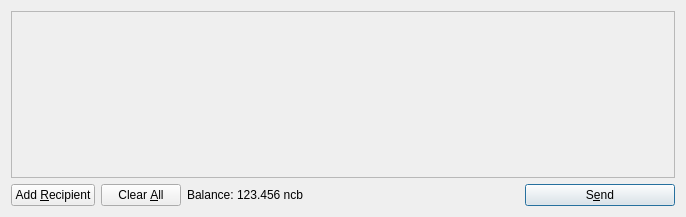
<?xml version="1.0" encoding="UTF-8"?>
<ui version="4.0">
 <class>SendCoinsDialog</class>
 <widget class="QDialog" name="SendCoinsDialog">
  <property name="geometry">
   <rect>
    <x>0</x>
    <y>0</y>
    <width>686</width>
    <height>217</height>
   </rect>
  </property>
  <property name="windowTitle">
   <string>Send Coins</string>
  </property>
  <layout class="QVBoxLayout" name="verticalLayout">
   <item>
    <widget class="QScrollArea" name="scrollArea">
     <property name="widgetResizable">
      <bool>true</bool>
     </property>
     <widget class="QWidget" name="scrollAreaWidgetContents">
      <property name="geometry">
       <rect>
        <x>0</x>
        <y>0</y>
        <width>666</width>
        <height>165</height>
       </rect>
      </property>
      <layout class="QVBoxLayout" name="verticalLayout_2">
       <property name="margin">
        <number>0</number>
       </property>
       <item>
        <layout class="QVBoxLayout" name="entries">
         <property name="spacing">
          <number>6</number>
         </property>
        </layout>
       </item>
       <item>
        <spacer name="verticalSpacer">
         <property name="orientation">
          <enum>Qt::Vertical</enum>
         </property>
         <property name="sizeHint" stdset="0">
          <size>
           <width>20</width>
           <height>40</height>
          </size>
         </property>
        </spacer>
       </item>
      </layout>
     </widget>
    </widget>
   </item>
   <item>
    <layout class="QHBoxLayout" name="horizontalLayout">
     <item>
      <widget class="QPushButton" name="addButton">
       <property name="toolTip">
        <string>Send to multiple recipients at once</string>
       </property>
       <property name="text">
        <string>Add &amp;Recipient</string>
       </property>
       <property name="icon">
        <iconset resource="../bitcoin.qrc">
         <normaloff>:/icons/add</normaloff>:/icons/add</iconset>
       </property>
       <property name="autoDefault">
        <bool>false</bool>
       </property>
      </widget>
     </item>
     <item>
      <widget class="QPushButton" name="clearButton">
       <property name="sizePolicy">
        <sizepolicy hsizetype="Minimum" vsizetype="Fixed">
         <horstretch>0</horstretch>
         <verstretch>0</verstretch>
        </sizepolicy>
       </property>
       <property name="toolTip">
        <string>Remove all transaction fields</string>
       </property>
       <property name="text">
        <string>Clear &amp;All</string>
       </property>
       <property name="icon">
        <iconset resource="../bitcoin.qrc">
         <normaloff>:/icons/remove</normaloff>:/icons/remove</iconset>
       </property>
       <property name="autoRepeatDelay">
        <number>300</number>
       </property>
       <property name="autoDefault">
        <bool>false</bool>
       </property>
      </widget>
     </item>
     <item>
      <layout class="QHBoxLayout" name="horizontalLayout_2">
       <property name="spacing">
        <number>3</number>
       </property>
       <item>
        <widget class="QLabel" name="label">
         <property name="text">
          <string>Balance:</string>
         </property>
        </widget>
       </item>
       <item>
        <widget class="QLabel" name="labelBalance">
         <property name="cursor">
          <cursorShape>IBeamCursor</cursorShape>
         </property>
         <property name="text">
          <string>123.456 ncb</string>
         </property>
         <property name="textInteractionFlags">
          <set>Qt::LinksAccessibleByMouse|Qt::TextSelectableByKeyboard|Qt::TextSelectableByMouse</set>
         </property>
        </widget>
       </item>
      </layout>
     </item>
     <item>
      <spacer name="horizontalSpacer">
       <property name="orientation">
        <enum>Qt::Horizontal</enum>
       </property>
       <property name="sizeHint" stdset="0">
        <size>
         <width>40</width>
         <height>20</height>
        </size>
       </property>
      </spacer>
     </item>
     <item>
      <widget class="QPushButton" name="sendButton">
       <property name="minimumSize">
        <size>
         <width>150</width>
         <height>0</height>
        </size>
       </property>
       <property name="toolTip">
        <string>Confirm the send action</string>
       </property>
       <property name="text">
        <string>S&amp;end</string>
       </property>
       <property name="icon">
        <iconset resource="../bitcoin.qrc">
         <normaloff>:/icons/send</normaloff>:/icons/send</iconset>
       </property>
       <property name="default">
        <bool>true</bool>
       </property>
      </widget>
     </item>
    </layout>
   </item>
  </layout>
 </widget>
 <resources>
  <include location="../bitcoin.qrc"/>
 </resources>
 <connections/>
</ui>
